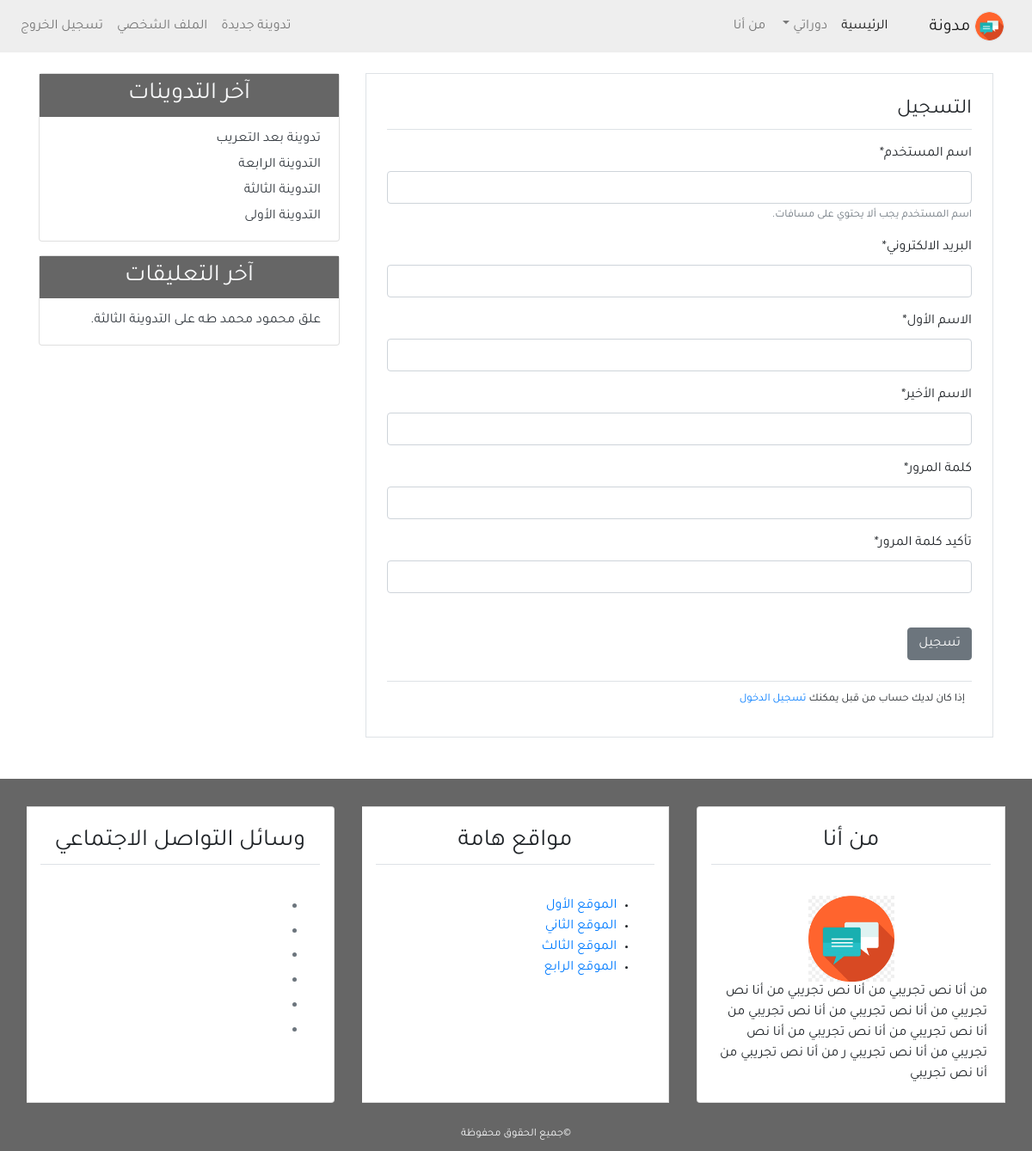
The page /register/ (signed in) on the database its author committed.
### blog/models.py (models this page shows, shortened)
class Post(models.Model):
    title = models.CharField(max_length=100)
    content = models.TextField()
    post_date = models.DateTimeField(default=timezone.now)
    post_updated = models.DateTimeField(auto_now=True)
    author = models.ForeignKey(User, on_delete=models.CASCADE, related_name='author')
    def __str__(self):
        return self.title
    class Meta:
        ordering = ('-post_date',)
        verbose_name = ("Post")
        verbose_name_plural = ("Posts")

class Comment(models.Model):
    name = models.CharField(max_length=50, verbose_name="الاسم")
    email = models.EmailField(verbose_name='البريد الالكتروني')
    body = models.TextField(verbose_name='التعليق')
    comment_date = models.DateTimeField(auto_now_add=True)
    active = models.BooleanField(default=False)
    post = models.ForeignKey(Post, on_delete=models.CASCADE, related_name="comments")
    class Meta:
        ordering = ('-comment_date',)
        verbose_name = ("Comment")
        verbose_name_plural = ("Comments")
    def __str__(self):
        return 'علق {} على {}.' .format(self.name, self.post)

### user/views.py (the view)
# urls.py: path('register/', views.register, name='register'),
def register(request):
    if request.method == 'POST':
        form = UserCreateForm(request.POST)
        if form.is_valid():
            username = form.save(commit=False)
            username.set_password(form.cleaned_data['password1'])
            username.save()
            messages.success(request,f'تهانينا {username} لقد تمت عملية التسجيل بنجاح')
            return redirect('user:login')
    else:
        form = UserCreateForm()
    context= {
        'title': 'التسجيل',
        'form' : form,
    }
    return render(request, 'user/register.html', context)

### user/forms.py (shortened to what this page needs)
class UserCreateForm(forms.ModelForm):
    username = forms.CharField(max_length=30, label="اسم المستخدم", help_text="اسم المستخدم يجب ألا يحتوي على مسافات.")
    email = forms.EmailField(label="البريد الالكتروني")
    first_name = forms.CharField(max_length=100, label="الاسم الأول")
    last_name = forms.CharField(max_length=100, label="الاسم الأخير")
    password1 = forms.CharField(min_length= 8, label="كلمة المرور", widget=forms.PasswordInput())
    password2 = forms.CharField(min_length=8, label="تأكيد كلمة المرور", widget=forms.PasswordInput())
    class Meta:
        model = User
        fields = ('username', 'email', 'first_name',
                  'last_name', 'password1', 'password2')

### blog/templatetags/post_tag.py (called while the page is built)
@register.inclusion_tag('blog/latest_posts.html')
def latest_posts():
    l_posts = Post.objects.all()[0:5]
    context = {
        'l_posts': l_posts,
    }
    return context

@register.inclusion_tag('blog/latest_comments.html')
def latest_comments():
    l_comments = Comment.objects.filter(active=True)[0:5]
    context = {
        'l_comments': l_comments,
    }
    return context

### user/templates/user/register.html (shortened to what this page needs)
{% extends 'blog/base.html' %}
{% load static %}
{% block content %}
{% load crispy_forms_tags %}
    <div class="border p-4 mb-5">
        <legend class="border-bottom pb-1 mb-3">التسجيل</legend>
    <form method="POST">
        {{form|crispy}}
        <input class="btn btn-secondary mt-4" value="تسجيل" type="submit">
    </form>
    <div class="border-top mt-4 p-2">
        <small>إذا كان لديك حساب من قبل يمكنك <a href="{% url 'user:login' %}">تسجيل الدخول</a></small>
    </div>
    </div>
{% endblock content %}

### blog/templates/blog/latest_posts.html
<ul class="list-group-flush latest-post">
    {% for post in l_posts %}
        <a href="{% url 'blog:detail' post.id %}" class="text-dark">
            <li class="list-group-item latest-post-item">
                {{ post.title }}</li>
        </a>
    {% endfor %}
</ul>

### blog/templates/blog/latest_comments.html
<ul class="list-group-flush latest-comment">
    {% for comment in l_comments %}
        <a href="{% url 'blog:detail' comment.post.id %}" class="text-dark">
            <li class="list-group-item latest-comment-item">
                {{ comment }}</li>
        </a>
        {% empty %}
        <li class="list-group-item latest-comment-item">لا يوجد تعليقات</li>
    {% endfor %}
</ul>

### blog/static/blog/css/main.css (style rules this page uses)
html, body { direction: rtl; text-align: right; }
body { font-family: 'Tajawal', sans-serif; }
.latest-post, .latest-comment { padding: 0 15px; }
.latest-post .latest-post-item, .latest-comment .latest-comment-item { padding: 6px; }
.latest-post li:first-child, .latest-comment li:first-child { border-top: 0; }
.latest-post li:last-child, .latest-comment li:last-child { border-bottom: 0; padding-bottom: 0; }

### rows shown on the page
Post: title "تدوينة بعد التعريب"
Post: title "التدوينة الرابعة"
Post: title "التدوينة الثالثة"
Post: title "التدوينة الأولى"
Comment: name+post "علق محمود محمد طه على التدوينة الثالثة."
